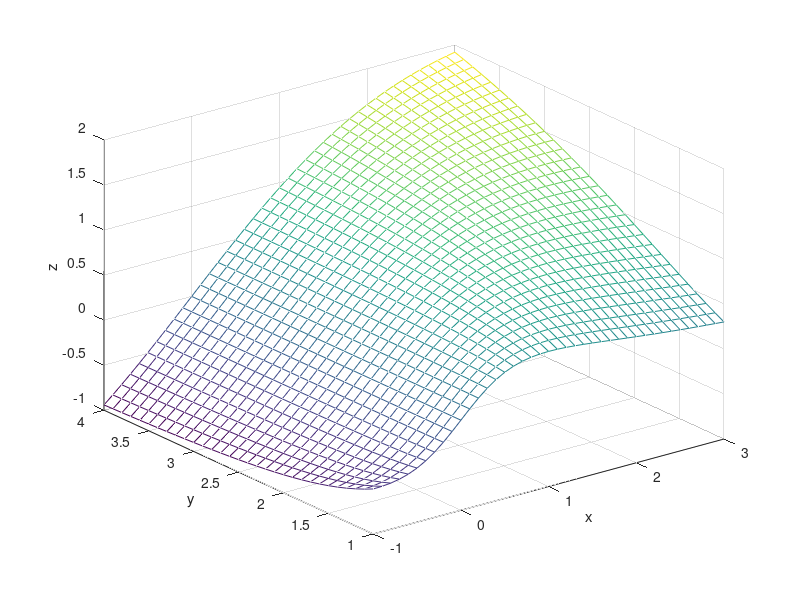

MATLAB code for this plot:
%Code given from homework assignment
%Produces a mesh plot for f(x,y) = (xy^2)/(x^2+y^2)

x = -1:0.1:3;
y = 1:0.1:4;
[X,Y] = meshgrid(x,y);
Z = X.*Y.^2./(X.^2 + Y.^2);
HW6Q4Plot = figure('Name','Question #4'); figure(HW6Q4Plot);
mesh(X,Y,Z);
xlabel('x'); ylabel('y'); zlabel('z');